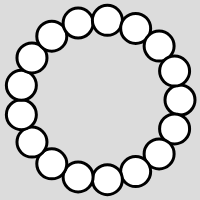
Frame 1 (no input)
Frame 60 (no input): identical to frame 1, image omitted
Frame 120 (the mouse pressed at the canvas centre since frame 60): identical to frame 1, image omitted

The p5.js sketch that drew this single still picture (run headless with seeded random() and noise() and a simulated clock; from frame 60 on, the mouse is pressed at the canvas centre):

// p5.js sketch
// ── sketch.js
function setup() {
  createCanvas(200, 200);
  strokeWeight(3);
  list = [{x:140,y:314,size:30}];
  for(let i =0; i<16;i++)
  list.push({x:random(30,width-30),
             y:random(30,height-30),
             size:30})
  
  drag = undefined;
  
  circleUp();
}

function draw() {
  background(220);
  
  for( let p of list)
  {
    drawPoint(p);
  }
}

function circleUp()
{
   let count = list.length;
  
  for( let a = 0; a < count; a++)
  {
      list[a].x = width/2 + width*.4*cos(TWO_PI*a/count);
      list[a].y = height/2 + height*.4*sin(TWO_PI*a/count); 
    
    
  }
  
}

function keyPressed()
{
   if( key ==  " " )
circleUp(); 
}

function drawPoint(p)
{
   var d = dist(mouseX,mouseY,p.x,p.y);
  if( d < p.size/2 )    
    ellipse(p.x,p.y,1.5*p.size,1.5*p.size)
  else
    ellipse(p.x,p.y,p.size,p.size)
}


function mousePressed()
{
   for( let p of list)
   {
     var d = dist(mouseX,mouseY,p.x,p.y);
      if(  d<p.size)
        drag = p;
   }
}

function mouseReleased()
{
   drag = undefined; 
}

function mouseDragged()
{
   if( drag )
   {
     drag.x = mouseX;
     drag.y = mouseY;
     
   }
}
